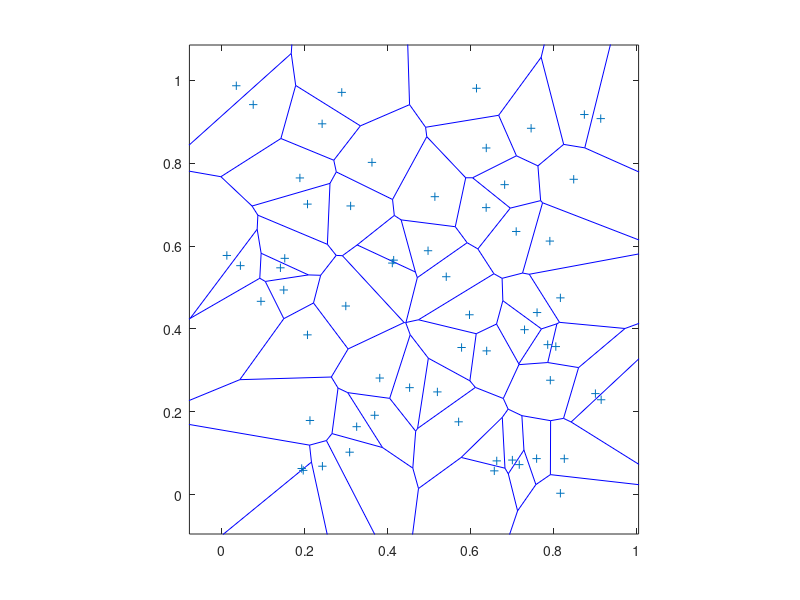

The MATLAB source for this figure: (Note: this script raises an error after producing the figure.)
clear, clc;

% rng default;
x = rand([1 60]);
y = rand([1 60]);
voronoi(x, y)
axis equal

x = [];
y = [];

% X = linspace(1, 2*pi - 1, 18);
% Y = linspace(1, 2*pi - 1, 18);
% x = 70 + 110*cos(X);
% y = -70 + 110*sin(Y);



% Grid
% for i = 1:20
%     for j = 1:20
%         x = [x i];
%         y = [y j];
%     end
% end

% Grid angled
% deltaY = 0;
% for i = 1:10
%     r = 0.5*rand;
%     deltaR = r;
%     for j = 1:10
%         x = [x 6*j];
%         y = [y (-deltaY - i - r)];
%         r = r + deltaR;
%     end
%     deltaY = deltaY + r;
% end
% 
% deltaY = 0;
% for i = 1:5
%     r = 0.5*rand;
%     deltaR = r;
%     for j = 1:20
%         x = [x (70 + 3*j)];
%         y = [y (-40 + deltaY + i + r)];
%         r = r + deltaR;
%     end
%     deltaY = deltaY + r;
% end

% x = [x -4];
% y = [y 4];
% x = [x -4];
% y = [y -4];
% x = [x 14];
% y = [y 4];
% x = [x 14];
% y = [y -4];

voronoi(x, y)
axis equal


[vx,vy] = voronoi(x,y);

V = cell(2, numel(vx)/2);

for i = 1:numel(vx)
    V{i} = [vx(i) vy(i)];
end

verts = [];
verts(1, 1) = V{1}(1);
verts(1, 2) = V{1}(2);

Vnr = vx*0;
n = 1;
for i = 1:numel(vx)
    for j = 1:(numel(verts)/2)
        if (V{i}(1) == verts(j, 1) && V{i}(2) == verts(j, 2))
            Vnr(i) = j;
            break;
        end
        
    end
    
    if (j == numel(verts)/2)
        Vnr(i) = n;
        verts(n, 1) = V{i}(1);
        verts(n, 2) = V{i}(2);
        n = n + 1;
    end
    
end


% Make A
